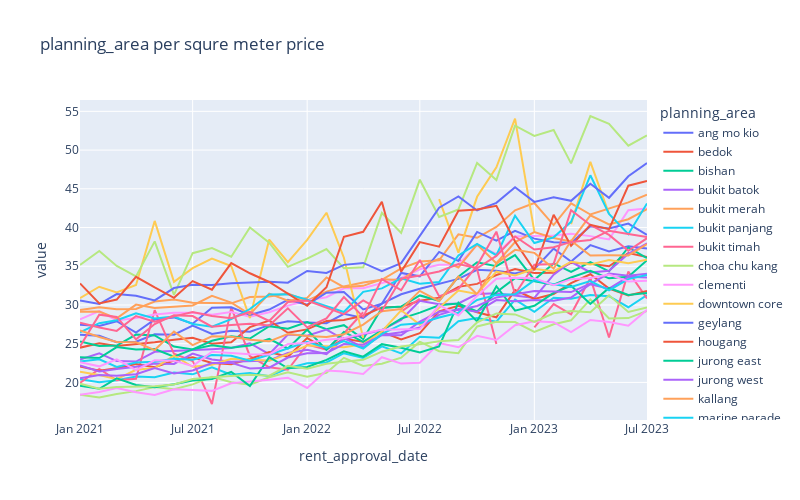

Notebook code for this chart:
### Markdown cell above
### Planning Area

### Code cell
plot_psqm_trend(train_df_cleaned, 'planning_area').show()

### Figure 1 — Plotly figure (JSON) as saved in the notebook; plotly's stock layout.template omitted (floating-point values rounded to 4 significant figures)
{"data": [{"hovertemplate": "planning_area=ang mo kio<br>rent_approval_date=%{x}<br>value=%{y}<extra></extra>", "legendgroup": "ang mo kio", "line": {"color": "#636efa", "dash": "solid"}, "marker": {"symbol": "circle"}, "mode": "lines", "name": "ang mo kio", "orientation": "v", "showlegend": true, "type": "scatter", "x": ["2021-01", "2021-02", "2021-03", "2021-04", "2021-05", "2021-06", "2021-07", "2021-08", "2021-09", "2021-10", "2021-11", "2021-12", "2022-01", "2022-02", "2022-03", "2022-04", "2022-05", "2022-06", "2022-07", "2022-08", "2022-09", "2022-10", "2022-11", "2022-12", "2023-01", "2023-02", "2023-03", "2023-04", "2023-05", "2023-06", "2023-07"], "xaxis": "x", "y": [26.16, 26.02, 25.2, 25.26, 26.22, 26.17, 27.35, 26.26, 26.68, 26.53, 27.39, 27.89, 27.75, 27.65, 28.86, 28.31, 30.17, 31.38, 32.09, 32.72, 33.37, 34.55, 34.43, 34.08, 34.64, 37.27, 35.62, 37.73, 36.9, 37.57, 37.29], "yaxis": "y"}, {"hovertemplate": "planning_area=bedok<br>rent_approval_date=%{x}<br>value=%{y}<extra></extra>", "legendgroup": "bedok", "line": {"color": "#EF553B", "dash": "solid"}, "marker": {"symbol": "circle"}, "mode": "lines", "name": "bedok", "orientation": "v", "showlegend": true, "type": "scatter", "x": ["2021-01", "2021-02", "2021-03", "2021-04", "2021-05", "2021-06", "2021-07", "2021-08", "2021-09", "2021-10", "2021-11", "2021-12", "2022-01", "2022-02", "2022-03", "2022-04", "2022-05", "2022-06", "2022-07", "2022-08", "2022-09", "2022-10", "2022-11", "2022-12", "2023-01", "2023-02", "2023-03", "2023-04", "2023-05", "2023-06", "2023-07"], "xaxis": "x", "y": [24.49, 25.05, 24.71, 24.93, 25.18, 25.52, 25.77, 25.01, 25.17, 27.14, 27.98, 26.41, 26.85, 27.94, 28.06, 28.62, 29.69, 29.78, 30.54, 30.95, 32.34, 32.72, 33.86, 34.63, 34.12, 34.16, 35.45, 35.33, 35.0, 36.72, 36.19], "yaxis": "y"}, {"hovertemplate": "planning_area=bishan<br>rent_approval_date=%{x}<br>value=%{y}<extra></extra>", "legendgroup": "bishan", "line": {"color": "#00cc96", "dash": "solid"}, "marker": {"symbol": "circle"}, "mode": "lines", "name": "bishan", "orientation": "v", "showlegend": true, "type": "scatter", "x": ["2021-01", "2021-02", "2021-03", "2021-04", "2021-05", "2021-06", "2021-07", "2021-08", "2021-09", "2021-10", "2021-11", "2021-12", "2022-01", "2022-02", "2022-03", "2022-04", "2022-05", "2022-06", "2022-07", "2022-08", "2022-09", "2022-10", "2022-11", "2022-12", "2023-01", "2023-02", "2023-03", "2023-04", "2023-05", "2023-06", "2023-07"], "xaxis": "x", "y": [25.3, 24.7, 24.77, 26.18, 26.06, 24.63, 24.26, 25.38, 25.97, 25.66, 27.26, 26.93, 27.81, 26.87, 27.39, 25.6, 29.62, 29.79, 31.23, 30.54, 33.65, 35.52, 35.01, 36.43, 33.26, 35.37, 34.26, 35.54, 34.35, 37.43, 36.06], "yaxis": "y"}, {"hovertemplate": "planning_area=bukit batok<br>rent_approval_date=%{x}<br>value=%{y}<extra></extra>", "legendgroup": "bukit batok", "line": {"color": "#ab63fa", "dash": "solid"}, "marker": {"symbol": "circle"}, "mode": "lines", "name": "bukit batok", "orientation": "v", "showlegend": true, "type": "scatter", "x": ["2021-01", "2021-02", "2021-03", "2021-04", "2021-05", "2021-06", "2021-07", "2021-08", "2021-09", "2021-10", "2021-11", "2021-12", "2022-01", "2022-02", "2022-03", "2022-04", "2022-05", "2022-06", "2022-07", "2022-08", "2022-09", "2022-10", "2022-11", "2022-12", "2023-01", "2023-02", "2023-03", "2023-04", "2023-05", "2023-06", "2023-07"], "xaxis": "x", "y": [22.96, 23.75, 22.76, 22.7, 23.96, 24.04, 24.14, 24.27, 24.43, 25.06, 23.65, 26.17, 26.03, 26.82, 25.54, 26.21, 26.76, 28.08, 30.53, 30.1, 30.2, 31.4, 31.53, 31.27, 30.92, 33.92, 35.58, 34.21, 34.41, 36.62, 37.97], "yaxis": "y"}, {"hovertemplate": "planning_area=bukit merah<br>rent_approval_date=%{x}<br>value=%{y}<extra></extra>", "legendgroup": "bukit merah", "line": {"color": "#FFA15A", "dash": "solid"}, "marker": {"symbol": "circle"}, "mode": "lines", "name": "bukit merah", "orientation": "v", "showlegend": true, "type": "scatter", "x": ["2021-01", "2021-02", "2021-03", "2021-04", "2021-05", "2021-06", "2021-07", "2021-08", "2021-09", "2021-10", "2021-11", "2021-12", "2022-01", "2022-02", "2022-03", "2022-04", "2022-05", "2022-06", "2022-07", "2022-08", "2022-09", "2022-10", "2022-11", "2022-12", "2023-01", "2023-02", "2023-03", "2023-04", "2023-05", "2023-06", "2023-07"], "xaxis": "x", "y": [29.36, 29.7, 29.45, 29.49, 30.43, 30.7, 30.29, 30.23, 30.21, 31.01, 31.1, 31.49, 30.54, 31.72, 32.4, 32.89, 33.25, 34.72, 35.6, 35.76, 39.12, 38.68, 40.07, 42.23, 43.17, 40.32, 43.13, 41.68, 42.47, 43.25, 44.23], "yaxis": "y"}, {"hovertemplate": "planning_area=bukit panjang<br>rent_approval_date=%{x}<br>value=%{y}<extra></extra>", "legendgroup": "bukit panjang", "line": {"color": "#19d3f3", "dash": "solid"}, "marker": {"symbol": "circle"}, "mode": "lines", "name": "bukit panjang", "orientation": "v", "showlegend": true, "type": "scatter", "x": ["2021-01", "2021-02", "2021-03", "2021-04", "2021-05", "2021-06", "2021-07", "2021-08", "2021-09", "2021-10", "2021-11", "2021-12", "2022-01", "2022-02", "2022-03", "2022-04", "2022-05", "2022-06", "2022-07", "2022-08", "2022-09", "2022-10", "2022-11", "2022-12", "2023-01", "2023-02", "2023-03", "2023-04", "2023-05", "2023-06", "2023-07"], "xaxis": "x", "y": [20.4, 20.03, 20.29, 20.77, 20.68, 21.29, 21.04, 21.96, 21.0, 21.23, 20.79, 21.82, 22.49, 22.57, 23.77, 23.15, 24.65, 23.75, 25.91, 25.76, 27.9, 28.32, 27.85, 30.69, 29.11, 30.92, 30.81, 31.29, 31.13, 29.71, 31.29], "yaxis": "y"}, {"hovertemplate": "planning_area=bukit timah<br>rent_approval_date=%{x}<br>value=%{y}<extra></extra>", "legendgroup": "bukit timah", "line": {"color": "#FF6692", "dash": "solid"}, "marker": {"symbol": "circle"}, "mode": "lines", "name": "bukit timah", "orientation": "v", "showlegend": true, "type": "scatter", "x": ["2021-01", "2021-02", "2021-03", "2021-04", "2021-05", "2021-06", "2021-07", "2021-08", "2021-09", "2021-10", "2021-11", "2021-12", "2022-01", "2022-02", "2022-03", "2022-04", "2022-05", "2022-06", "2022-07", "2022-08", "2022-09", "2022-10", "2022-11", "2022-12", "2023-01", "2023-02", "2023-03", "2023-04", "2023-05", "2023-06", "2023-07"], "xaxis": "x", "y": [19.93, 21.73, 20.28, 20.47, 29.33, 23.7, 22.77, 17.21, 29.69, 23.39, 21.95, 21.63, 24.89, 24.23, 26.32, 29.06, null, 29.13, 30.8, null, 35.9, 34.62, 24.97, null, 27.1, 30.12, 28.8, 33.49, 25.8, 34.31, 30.85], "yaxis": "y"}, {"hovertemplate": "planning_area=choa chu kang<br>rent_approval_date=%{x}<br>value=%{y}<extra></extra>", "legendgroup": "choa chu kang", "line": {"color": "#B6E880", "dash": "solid"}, "marker": {"symbol": "circle"}, "mode": "lines", "name": "choa chu kang", "orientation": "v", "showlegend": true, "type": "scatter", "x": ["2021-01", "2021-02", "2021-03", "2021-04", "2021-05", "2021-06", "2021-07", "2021-08", "2021-09", "2021-10", "2021-11", "2021-12", "2022-01", "2022-02", "2022-03", "2022-04", "2022-05", "2022-06", "2022-07", "2022-08", "2022-09", "2022-10", "2022-11", "2022-12", "2023-01", "2023-02", "2023-03", "2023-04", "2023-05", "2023-06", "2023-07"], "xaxis": "x", "y": [18.42, 18.05, 18.51, 18.88, 19.39, 19.11, 19.75, 20.72, 20.03, 19.7, 20.67, 21.31, 20.75, 21.25, 23.17, 22.11, 22.41, 23.19, 25.25, 24.03, 23.77, 27.23, 27.84, 27.79, 26.53, 27.51, 28.02, 30.72, 28.27, 28.31, 29.23], "yaxis": "y"}, {"hovertemplate": "planning_area=clementi<br>rent_approval_date=%{x}<br>value=%{y}<extra></extra>", "legendgroup": "clementi", "line": {"color": "#FF97FF", "dash": "solid"}, "marker": {"symbol": "circle"}, "mode": "lines", "name": "clementi", "orientation": "v", "showlegend": true, "type": "scatter", "x": ["2021-01", "2021-02", "2021-03", "2021-04", "2021-05", "2021-06", "2021-07", "2021-08", "2021-09", "2021-10", "2021-11", "2021-12", "2022-01", "2022-02", "2022-03", "2022-04", "2022-05", "2022-06", "2022-07", "2022-08", "2022-09", "2022-10", "2022-11", "2022-12", "2023-01", "2023-02", "2023-03", "2023-04", "2023-05", "2023-06", "2023-07"], "xaxis": "x", "y": [28.14, 29.22, 28.0, 28.33, 28.77, 29.01, 28.99, 28.75, 29.1, 28.48, 29.06, 29.91, 30.58, 31.0, 32.15, 32.17, 32.82, 33.48, 34.61, 35.2, 35.21, 37.73, 36.6, 38.84, 38.91, 38.98, 39.19, 38.89, 38.46, 42.24, 42.47], "yaxis": "y"}, {"hovertemplate": "planning_area=downtown core<br>rent_approval_date=%{x}<br>value=%{y}<extra></extra>", "legendgroup": "downtown core", "line": {"color": "#FECB52", "dash": "solid"}, "marker": {"symbol": "circle"}, "mode": "lines", "name": "downtown core", "orientation": "v", "showlegend": true, "type": "scatter", "x": ["2021-01", "2021-02", "2021-03", "2021-04", "2021-05", "2021-06", "2021-07", "2021-08", "2021-09", "2021-10", "2021-11", "2021-12", "2022-01", "2022-02", "2022-03", "2022-04", "2022-05", "2022-06", "2022-07", "2022-08", "2022-09", "2022-10", "2022-11", "2022-12", "2023-01", "2023-02", "2023-03", "2023-04", "2023-05", "2023-06", "2023-07"], "xaxis": "x", "y": [30.88, 32.35, 31.62, 32.58, 40.85, 32.99, 34.76, 35.98, 35.03, 28.31, 38.44, 35.52, 38.41, 41.91, 36.1, 25.74, null, 30.88, null, 43.67, 36.76, 43.97, 47.78, 54.07, 39.46, null, 40.44, 48.47, 41.77, null, 44.82], "yaxis": "y"}, {"hovertemplate": "planning_area=geylang<br>rent_approval_date=%{x}<br>value=%{y}<extra></extra>", "legendgroup": "geylang", "line": {"color": "#636efa", "dash": "solid"}, "marker": {"symbol": "circle"}, "mode": "lines", "name": "geylang", "orientation": "v", "showlegend": true, "type": "scatter", "x": ["2021-01", "2021-02", "2021-03", "2021-04", "2021-05", "2021-06", "2021-07", "2021-08", "2021-09", "2021-10", "2021-11", "2021-12", "2022-01", "2022-02", "2022-03", "2022-04", "2022-05", "2022-06", "2022-07", "2022-08", "2022-09", "2022-10", "2022-11", "2022-12", "2023-01", "2023-02", "2023-03", "2023-04", "2023-05", "2023-06", "2023-07"], "xaxis": "x", "y": [27.46, 27.28, 27.9, 26.42, 28.12, 28.4, 27.58, 29.64, 29.69, 28.72, 29.41, 30.67, 30.04, 31.58, 31.66, 29.43, 30.16, 34.14, 33.7, 36.85, 35.69, 39.44, 38.31, 39.56, 38.56, 38.1, 38.02, 40.17, 39.87, 40.51, 39.06], "yaxis": "y"}, {"hovertemplate": "planning_area=hougang<br>rent_approval_date=%{x}<br>value=%{y}<extra></extra>", "legendgroup": "hougang", "line": {"color": "#EF553B", "dash": "solid"}, "marker": {"symbol": "circle"}, "mode": "lines", "name": "hougang", "orientation": "v", "showlegend": true, "type": "scatter", "x": ["2021-01", "2021-02", "2021-03", "2021-04", "2021-05", "2021-06", "2021-07", "2021-08", "2021-09", "2021-10", "2021-11", "2021-12", "2022-01", "2022-02", "2022-03", "2022-04", "2022-05", "2022-06", "2022-07", "2022-08", "2022-09", "2022-10", "2022-11", "2022-12", "2023-01", "2023-02", "2023-03", "2023-04", "2023-05", "2023-06", "2023-07"], "xaxis": "x", "y": [22.06, 21.49, 21.84, 22.36, 21.96, 22.84, 23.25, 22.51, 22.34, 23.03, 23.92, 23.31, 25.72, 24.26, 25.62, 25.24, 26.53, 25.56, 26.37, 29.19, 29.9, 29.05, 28.41, 31.92, 30.79, 31.41, 32.83, 33.96, 32.12, 31.23, 31.82], "yaxis": "y"}, {"hovertemplate": "planning_area=jurong east<br>rent_approval_date=%{x}<br>value=%{y}<extra></extra>", "legendgroup": "jurong east", "line": {"color": "#00cc96", "dash": "solid"}, "marker": {"symbol": "circle"}, "mode": "lines", "name": "jurong east", "orientation": "v", "showlegend": true, "type": "scatter", "x": ["2021-01", "2021-02", "2021-03", "2021-04", "2021-05", "2021-06", "2021-07", "2021-08", "2021-09", "2021-10", "2021-11", "2021-12", "2022-01", "2022-02", "2022-03", "2022-04", "2022-05", "2022-06", "2022-07", "2022-08", "2022-09", "2022-10", "2022-11", "2022-12", "2023-01", "2023-02", "2023-03", "2023-04", "2023-05", "2023-06", "2023-07"], "xaxis": "x", "y": [23.23, 23.14, 24.57, 24.24, 24.32, 23.31, 24.27, 24.78, 24.47, 24.77, 25.62, 24.38, 26.8, 24.2, 26.51, 25.24, 26.74, 28.23, 29.0, 29.96, 30.18, 29.18, 31.63, 33.47, 33.08, 32.61, 33.54, 34.41, 33.44, 33.65, 35.77], "yaxis": "y"}, {"hovertemplate": "planning_area=jurong west<br>rent_approval_date=%{x}<br>value=%{y}<extra></extra>", "legendgroup": "jurong west", "line": {"color": "#ab63fa", "dash": "solid"}, "marker": {"symbol": "circle"}, "mode": "lines", "name": "jurong west", "orientation": "v", "showlegend": true, "type": "scatter", "x": ["2021-01", "2021-02", "2021-03", "2021-04", "2021-05", "2021-06", "2021-07", "2021-08", "2021-09", "2021-10", "2021-11", "2021-12", "2022-01", "2022-02", "2022-03", "2022-04", "2022-05", "2022-06", "2022-07", "2022-08", "2022-09", "2022-10", "2022-11", "2022-12", "2023-01", "2023-02", "2023-03", "2023-04", "2023-05", "2023-06", "2023-07"], "xaxis": "x", "y": [22.18, 21.41, 21.74, 22.02, 22.44, 22.39, 23.72, 22.96, 22.68, 22.8, 22.84, 23.8, 24.22, 23.66, 25.73, 24.53, 26.13, 26.47, 27.09, 28.73, 29.49, 29.12, 30.64, 30.49, 30.65, 30.54, 30.96, 32.68, 32.11, 33.63, 33.55], "yaxis": "y"}, {"hovertemplate": "planning_area=kallang<br>rent_approval_date=%{x}<br>value=%{y}<extra></extra>", "legendgroup": "kallang", "line": {"color": "#FFA15A", "dash": "solid"}, "marker": {"symbol": "circle"}, "mode": "lines", "name": "kallang", "orientation": "v", "showlegend": true, "type": "scatter", "x": ["2021-01", "2021-02", "2021-03", "2021-04", "2021-05", "2021-06", "2021-07", "2021-08", "2021-09", "2021-10", "2021-11", "2021-12", "2022-01", "2022-02", "2022-03", "2022-04", "2022-05", "2022-06", "2022-07", "2022-08", "2022-09", "2022-10", "2022-11", "2022-12", "2023-01", "2023-02", "2023-03", "2023-04", "2023-05", "2023-06", "2023-07"], "xaxis": "x", "y": [29.11, 29.15, 28.27, 30.04, 29.62, 29.82, 29.94, 31.19, 30.3, 28.79, 31.47, 30.55, 30.91, 33.55, 32.29, 32.47, 33.31, 33.21, 34.93, 35.95, 34.84, 37.81, 35.39, 38.11, 39.42, 38.65, 38.21, 41.57, 40.4, 41.07, 42.38], "yaxis": "y"}, {"hovertemplate": "planning_area=marine parade<br>rent_approval_date=%{x}<br>value=%{y}<extra></extra>", "legendgroup": "marine parade", "line": {"color": "#19d3f3", "dash": "solid"}, "marker": {"symbol": "circle"}, "mode": "lines", "name": "marine parade", "orientation": "v", "showlegend": true, "type": "scatter", "x": ["2021-01", "2021-02", "2021-03", "2021-04", "2021-05", "2021-06", "2021-07", "2021-08", "2021-09", "2021-10", "2021-11", "2021-12", "2022-01", "2022-02", "2022-03", "2022-04", "2022-05", "2022-06", "2022-07", "2022-08", "2022-09", "2022-10", "2022-11", "2022-12", "2023-01", "2023-02", "2023-03", "2023-04", "2023-05", "2023-06", "2023-07"], "xaxis": "x", "y": [26.48, 27.65, 28.03, 28.93, 28.26, 28.52, 27.55, 27.19, 28.18, 29.48, 31.36, 31.38, 30.69, 29.85, 29.08, 31.69, 32.14, 33.44, 32.75, 32.96, 36.39, 37.9, 36.42, 41.52, 38.0, 38.73, 40.73, 46.75, 41.75, 39.14, 43.11], "yaxis": "y"}, {"hovertemplate": "planning_area=novena<br>rent_approval_date=%{x}<br>value=%{y}<extra></extra>", "legendgroup": "novena", "line": {"color": "#FF6692", "dash": "solid"}, "marker": {"symbol": "circle"}, "mode": "lines", "name": "novena", "orientation": "v", "showlegend": true, "type": "scatter", "x": ["2021-01", "2021-02", "2021-03", "2021-04", "2021-05", "2021-06", "2021-07", "2021-08", "2021-09", "2021-10", "2021-11", "2021-12", "2022-01", "2022-02", "2022-03", "2022-04", "2022-05", "2022-06", "2022-07", "2022-08", "2022-09", "2022-10", "2022-11", "2022-12", "2023-01", "2023-02", "2023-03", "2023-04", "2023-05", "2023-06", "2023-07"], "xaxis": "x", "y": [24.65, 28.75, 28.46, 25.56, 27.53, 28.68, 28.57, 27.2, 27.4, 27.56, 27.35, 29.57, 27.11, 28.27, 31.03, 28.46, 33.34, 31.91, 35.8, 31.12, 32.07, 35.09, 39.47, 31.39, 35.2, 35.3, 42.23, 40.33, 39.05, 37.0, 38.62], "yaxis": "y"}, {"hovertemplate": "planning_area=outram<br>rent_approval_date=%{x}<br>value=%{y}<extra></extra>", "legendgroup": "outram", "line": {"color": "#B6E880", "dash": "solid"}, "marker": {"symbol": "circle"}, "mode": "lines", "name": "outram", "orientation": "v", "showlegend": true, "type": "scatter", "x": ["2021-01", "2021-02", "2021-03", "2021-04", "2021-05", "2021-06", "2021-07", "2021-08", "2021-09", "2021-10", "2021-11", "2021-12", "2022-01", "2022-02", "2022-03", "2022-04", "2022-05", "2022-06", "2022-07", "2022-08", "2022-09", "2022-10", "2022-11", "2022-12", "2023-01", "2023-02", "2023-03", "2023-04", "2023-05", "2023-06", "2023-07"], "xaxis": "x", "y": [35.16, 36.97, 35.03, 33.69, 38.21, 31.31, 36.69, 37.35, 36.23, 40, 38.05, 34.92, 35.99, 37.22, 34.75, 34.87, 41.88, 39.3, 46.18, 41.36, 42.35, 48.34, 46.12, 53.16, 51.83, 52.59, 48.29, 54.4, 53.4, 50.56, 51.89], "yaxis": "y"}, {"hovertemplate": "planning_area=pasir ris<br>rent_approval_date=%{x}<br>value=%{y}<extra></extra>", "legendgroup": "pasir ris", "line": {"color": "#FF97FF", "dash": "solid"}, "marker": {"symbol": "circle"}, "mode": "lines", "name": "pasir ris", "orientation": "v", "showlegend": true, "type": "scatter", "x": ["2021-01", "2021-02", "2021-03", "2021-04", "2021-05", "2021-06", "2021-07", "2021-08", "2021-09", "2021-10", "2021-11", "2021-12", "2022-01", "2022-02", "2022-03", "2022-04", "2022-05", "2022-06", "2022-07", "2022-08", "2022-09", "2022-10", "2022-11", "2022-12", "2023-01", "2023-02", "2023-03", "2023-04", "2023-05", "2023-06", "2023-07"], "xaxis": "x", "y": [18.4, 18.77, 19.28, 18.73, 18.38, 19.1, 19.03, 18.91, 19.88, 20.07, 20.35, 20.61, 19.28, 21.53, 21.4, 21.1, 23.25, 22.43, 22.53, 25.09, 24.53, 26.01, 25.47, 27.39, 27.91, 27.77, 26.49, 28.06, 27.81, 27.32, 29.37], "yaxis": "y"}, {"hovertemplate": "planning_area=punggol<br>rent_approval_date=%{x}<br>value=%{y}<extra></extra>", "legendgroup": "punggol", "line": {"color": "#FECB52", "dash": "solid"}, "marker": {"symbol": "circle"}, "mode": "lines", "name": "punggol", "orientation": "v", "showlegend": true, "type": "scatter", "x": ["2021-01", "2021-02", "2021-03", "2021-04", "2021-05", "2021-06", "2021-07", "2021-08", "2021-09", "2021-10", "2021-11", "2021-12", "2022-01", "2022-02", "2022-03", "2022-04", "2022-05", "2022-06", "2022-07", "2022-08", "2022-09", "2022-10", "2022-11", "2022-12", "2023-01", "2023-02", "2023-03", "2023-04", "2023-05", "2023-06", "2023-07"], "xaxis": "x", "y": [21.39, 20.96, 20.41, 21.63, 21.86, 23.45, 22.02, 22.29, 23.04, 22.94, 22.79, 23.65, 24.77, 24.67, 24.53, 24.92, 26.57, 29.32, 27.47, 29.64, 31.87, 31.43, 34.3, 33.8, 34.67, 34.32, 35.58, 35.24, 35.8, 35.39, 35.83], "yaxis": "y"}, {"hovertemplate": "planning_area=queenstown<br>rent_approval_date=%{x}<br>value=%{y}<extra></extra>", "legendgroup": "queenstown", "line": {"color": "#636efa", "dash": "solid"}, "marker": {"symbol": "circle"}, "mode": "lines", "name": "queenstown", "orientation": "v", "showlegend": true, "type": "scatter", "x": ["2021-01", "2021-02", "2021-03", "2021-04", "2021-05", "2021-06", "2021-07", "2021-08", "2021-09", "2021-10", "2021-11", "2021-12", "2022-01", "2022-02", "2022-03", "2022-04", "2022-05", "2022-06", "2022-07", "2022-08", "2022-09", "2022-10", "2022-11", "2022-12", "2023-01", "2023-02", "2023-03", "2023-04", "2023-05", "2023-06", "2023-07"], "xaxis": "x", "y": [30.57, 30.12, 31.41, 31.2, 30.59, 32.19, 32.62, 32.57, 32.81, 32.89, 32.99, 32.88, 34.4, 34.14, 35.18, 35.43, 34.37, 35.4, 38.86, 42.56, 44.01, 42.2, 43.18, 45.2, 43.31, 43.89, 43.44, 45.66, 43.84, 46.62, 48.33], "yaxis": "y"}, {"hovertemplate": "planning_area=rochor<br>rent_approval_date=%{x}<br>value=%{y}<extra></extra>", "legendgroup": "rochor", "line": {"color": "#EF553B", "dash": "solid"}, "marker": {"symbol": "circle"}, "mode": "lines", "name": "rochor", "orientation": "v", "showlegend": true, "type": "scatter", "x": ["2021-01", "2021-02", "2021-03", "2021-04", "2021-05", "2021-06", "2021-07", "2021-08", "2021-09", "2021-10", "2021-11", "2021-12", "2022-01", "2022-02", "2022-03", "2022-04", "2022-05", "2022-06", "2022-07", "2022-08", "2022-09", "2022-10", "2022-11", "2022-12", "2023-01", "2023-02", "2023-03", "2023-04", "2023-05", "2023-06", "2023-07"], "xaxis": "x", "y": [32.78, 30.19, 30.7, 33.64, 32.27, 30.92, 33.08, 31.97, 35.41, 34.09, 32.97, 31.41, 29.9, 32.29, 38.81, 39.45, 43.33, 34.29, 38.11, 37.53, 42.16, 42.32, 42.8, 38.2, 34.49, 41.65, 37.64, 40.36, 39.78, 45.4, 46.0], "yaxis": "y"}, {"hovertemplate": "planning_area=sembawang<br>rent_approval_date=%{x}<br>value=%{y}<extra></extra>", "legendgroup": "sembawang", "line": {"color": "#00cc96", "dash": "solid"}, "marker": {"symbol": "circle"}, "mode": "lines", "name": "sembawang", "orientation": "v", "showlegend": true, "type": "scatter", "x": ["2021-01", "2021-02", "2021-03", "2021-04", "2021-05", "2021-06", "2021-07", "2021-08", "2021-09", "2021-10", "2021-11", "2021-12", "2022-01", "2022-02", "2022-03", "2022-04", "2022-05", "2022-06", "2022-07", "2022-08", "2022-09", "2022-10", "2022-11", "2022-12", "2023-01", "2023-02", "2023-03", "2023-04", "2023-05", "2023-06", "2023-07"], "xaxis": "x", "y": [19.58, 19.18, 20.53, 19.67, 19.38, 19.76, 20.26, 20.45, 21.36, 19.54, 23.27, 21.82, 22.0, 22.91, 24.02, 23.33, 24.94, 24.49, 23.87, 24.65, 30.29, 27.89, 32.42, 29.26, 29.89, 31.57, 32.48, 30.14, 32.19, 31.3, 31.54], "yaxis": "y"}, {"hovertemplate": "planning_area=sengkang<br>rent_approval_date=%{x}<br>value=%{y}<extra></extra>", "legendgroup": "sengkang", "line": {"color": "#ab63fa", "dash": "solid"}, "marker": {"symbol": "circle"}, "mode": "lines", "name": "sengkang", "orientation": "v", "showlegend": true, "type": "scatter", "x": ["2021-01", "2021-02", "2021-03", "2021-04", "2021-05", "2021-06", "2021-07", "2021-08", "2021-09", "2021-10", "2021-11", "2021-12", "2022-01", "2022-02", "2022-03", "2022-04", "2022-05", "2022-06", "2022-07", "2022-08", "2022-09", "2022-10", "2022-11", "2022-12", "2023-01", "2023-02", "2023-03", "2023-04", "2023-05", "2023-06", "2023-07"], "xaxis": "x", "y": [20.53, 20.95, 20.85, 21.06, 21.86, 21.15, 21.55, 22.49, 22.52, 21.81, 21.89, 23.21, 23.76, 23.78, 24.96, 24.86, 26.13, 26.1, 27.85, 29.12, 29.35, 29.86, 30.97, 31.36, 31.8, 31.73, 31.67, 32.77, 34.06, 33.76, 34.05], "yaxis": "y"}, {"hovertemplate": "planning_area=serangoon<br>rent_approval_date=%{x}<br>value=%{y}<extra></extra>", "legendgroup": "serangoon", "line": {"color": "#FFA15A", "dash": "solid"}, "marker": {"symbol": "circle"}, "mode": "lines", "name": "serangoon", "orientation": "v", "showlegend": true, "type": "scatter", "x": ["2021-01", "2021-02", "2021-03", "2021-04", "2021-05", "2021-06", "2021-07", "2021-08", "2021-09", "2021-10", "2021-11", "2021-12", "2022-01", "2022-02", "2022-03", "2022-04", "2022-05", "2022-06", "2022-07", "2022-08", "2022-09", "2022-10", "2022-11", "2022-12", "2023-01", "2023-02", "2023-03", "2023-04", "2023-05", "2023-06", "2023-07"], "xaxis": "x", "y": [26.7, 25.86, 25.22, 25.18, 24.18, 26.57, 24.82, 25.95, 25.88, 25.5, 25.31, 26.26, 25.99, 25.87, 26.23, 27.45, 29.18, 29.47, 31.82, 30.49, 33.67, 31.37, 35.33, 37.11, 36.73, 34.69, 38.3, 36.38, 36.41, 36.4, 37.85], "yaxis": "y"}, {"hovertemplate": "planning_area=tampines<br>rent_approval_date=%{x}<br>value=%{y}<extra></extra>", "legendgroup": "tampines", "line": {"color": "#19d3f3", "dash": "solid"}, "marker": {"symbol": "circle"}, "mode": "lines", "name": "tampines", "orientation": "v", "showlegend": true, "type": "scatter", "x": ["2021-01", "2021-02", "2021-03", "2021-04", "2021-05", "2021-06", "2021-07", "2021-08", "2021-09", "2021-10", "2021-11", "2021-12", "2022-01", "2022-02", "2022-03", "2022-04", "2022-05", "2022-06", "2022-07", "2022-08", "2022-09", "2022-10", "2022-11", "2022-12", "2023-01", "2023-02", "2023-03", "2023-04", "2023-05", "2023-06", "2023-07"], "xaxis": "x", "y": [22.7, 22.98, 21.99, 22.56, 22.67, 23.05, 22.94, 23.55, 23.43, 22.79, 23.57, 24.36, 25.25, 24.44, 25.32, 24.38, 26.26, 27.46, 27.64, 28.38, 29.0, 30.64, 31.3, 31.39, 33.2, 32.68, 32.32, 33.08, 31.89, 33.34, 33.89], "yaxis": "y"}, {"hovertemplate": "planning_area=toa payoh<br>rent_approval_date=%{x}<br>value=%{y}<extra></extra>", "legendgroup": "toa payoh", "line": {"color": "#FF6692", "dash": "solid"}, "marker": {"symbol": "circle"}, "mode": "lines", "name": "toa payoh", "orientation": "v", "showlegend": true, "type": "scatter", "x": ["2021-01", "2021-02", "2021-03", "2021-04", "2021-05", "2021-06", "2021-07", "2021-08", "2021-09", "2021-10", "2021-11", "2021-12", "2022-01", "2022-02", "2022-03", "2022-04", "2022-05", "2022-06", "2022-07", "2022-08", "2022-09", "2022-10", "2022-11", "2022-12", "2023-01", "2023-02", "2023-03", "2023-04", "2023-05", "2023-06", "2023-07"], "xaxis": "x", "y": [27.7, 27.09, 26.65, 28.57, 27.83, 28.53, 29.09, 28.58, 28.29, 29.1, 27.93, 30.39, 30.56, 29.65, 28.81, 30.59, 29.23, 33.4, 33.8, 34.32, 35.29, 34.75, 36.33, 38.85, 37.16, 37.45, 38.14, 38.4, 39.59, 39.17, 38.79], "yaxis": "y"}, {"hovertemplate": "planning_area=woodlands<br>rent_approval_date=%{x}<br>value=%{y}<extra></extra>", "legendgroup": "woodlands", "line": {"color": "#B6E880", "dash": "solid"}, "marker": {"symbol": "circle"}, "mode": "lines", "name": "woodlands", "orientation": "v", "showlegend": true, "type": "scatter", "x": ["2021-01", "2021-02", "2021-03", "2021-04", "2021-05", "2021-06", "2021-07", "2021-08", "2021-09", "2021-10", "2021-11", "2021-12", "2022-01", "2022-02", "2022-03", "2022-04", "2022-05", "2022-06", "2022-07", "2022-08", "2022-09", "2022-10", "2022-11", "2022-12", "2023-01", "2023-02", "2023-03", "2023-04", "2023-05", "2023-06", "2023-07"], "xaxis": "x", "y": [19.84, 19.2, 19.41, 19.49, 19.52, 19.75, 20.43, 20.66, 20.82, 20.99, 20.87, 22.14, 21.77, 22.41, 22.67, 22.94, 23.97, 24.65, 24.92, 25.32, 25.48, 27.75, 28.91, 28.78, 27.81, 28.93, 29.22, 29.05, 31.25, 29.1, 29.69], "yaxis": "y"}, {"hovertemplate": "planning_area=yishun<br>rent_approval_date=%{x}<br>value=%{y}<extra></extra>", "legendgroup": "yishun", "line": {"color": "#FF97FF", "dash": "solid"}, "marker": {"symbol": "circle"}, "mode": "lines", "name": "yishun", "orientation": "v", "showlegend": true, "type": "scatter", "x": ["2021-01", "2021-02", "2021-03", "2021-04", "2021-05", "2021-06", "2021-07", "2021-08", "2021-09", "2021-10", "2021-11", "2021-12", "2022-01", "2022-02", "2022-03", "2022-04", "2022-05", "2022-06", "2022-07", "2022-08", "2022-09", "2022-10", "2022-11", "2022-12", "2023-01", "2023-02", "2023-03", "2023-04", "2023-05", "2023-06", "2023-07"], "xaxis": "x", "y": [22.59, 22.07, 22.98, 21.59, 22.85, 22.81, 22.1, 23.97, 23.8, 23.63, 23.62, 24.95, 25.08, 25.5, 25.7, 26.33, 26.79, 26.86, 26.9, 29.98, 28.65, 31.17, 33.39, 33.52, 33.46, 32.55, 33.34, 33.48, 33.93, 33.02, 33.13], "yaxis": "y"}], "layout": {"height": 500, "legend": {"title": {"text": "planning_area"}, "tracegroupgap": 0}, "title": {"text": "planning_area per squre meter price"}, "width": 800, "xaxis": {"anchor": "y", "domain": [0, 1], "title": {"text": "rent_approval_date"}}, "yaxis": {"anchor": "x", "domain": [0, 1], "title": {"text": "value"}}}}
